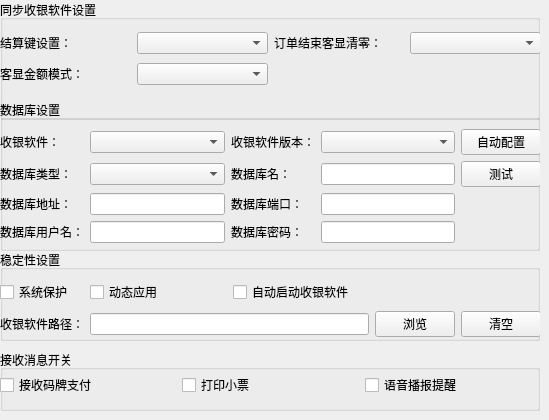
   <widget class="QWidget" name="page_6">
    <widget class="QGroupBox" name="groupBox_14">
     <property name="geometry">
      <rect>
       <x>0</x>
       <y>0</y>
       <width>540</width>
       <height>120</height>
      </rect>
     </property>
     <property name="title">
      <string>同步收银软件设置</string>
     </property>
     <widget class="QWidget" name="gridLayoutWidget_10">
      <property name="geometry">
       <rect>
        <x>0</x>
        <y>29</y>
        <width>541</width>
        <height>61</height>
       </rect>
      </property>
      <layout class="QGridLayout" name="gridLayout_11">
       <item row="0" column="2">
        <widget class="QLabel" name="label_27">
         <property name="text">
          <string>订单结束客显清零：</string>
         </property>
        </widget>
       </item>
       <item row="0" column="1">
        <widget class="QComboBox" name="comboBox_11"/>
       </item>
       <item row="0" column="0">
        <widget class="QLabel" name="label_26">
         <property name="text">
          <string>结算键设置：</string>
         </property>
        </widget>
       </item>
       <item row="0" column="3">
        <widget class="QComboBox" name="comboBox_12"/>
       </item>
       <item row="1" column="0">
        <widget class="QLabel" name="label_28">
         <property name="text">
          <string>客显金额模式：</string>
         </property>
        </widget>
       </item>
       <item row="1" column="1">
        <widget class="QComboBox" name="comboBox_13"/>
       </item>
      </layout>
     </widget>
    </widget>
    <widget class="QGroupBox" name="groupBox_15">
     <property name="geometry">
      <rect>
       <x>0</x>
       <y>100</y>
       <width>540</width>
       <height>151</height>
      </rect>
     </property>
     <property name="title">
      <string>数据库设置</string>
     </property>
     <widget class="QWidget" name="gridLayoutWidget_11">
      <property name="geometry">
       <rect>
        <x>0</x>
        <y>29</y>
        <width>541</width>
        <height>116</height>
       </rect>
      </property>
      <layout class="QGridLayout" name="gridLayout_12">
       <item row="2" column="3">
        <widget class="QLineEdit" name="lineEdit_13"/>
       </item>
       <item row="0" column="0">
        <widget class="QLabel" name="label_30">
         <property name="text">
          <string>收银软件：</string>
         </property>
        </widget>
       </item>
       <item row="0" column="3">
        <widget class="QComboBox" name="comboBox_15"/>
       </item>
       <item row="2" column="2">
        <widget class="QLabel" name="label_34">
         <property name="text">
          <string>数据库端口：</string>
         </property>
        </widget>
       </item>
       <item row="0" column="1">
        <widget class="QComboBox" name="comboBox_14"/>
       </item>
       <item row="0" column="2">
        <widget class="QLabel" name="label_29">
         <property name="text">
          <string>收银软件版本：</string>
         </property>
        </widget>
       </item>
       <item row="2" column="1">
        <widget class="QLineEdit" name="lineEdit_12"/>
       </item>
       <item row="1" column="3">
        <widget class="QLineEdit" name="lineEdit_14"/>
       </item>
       <item row="2" column="0">
        <widget class="QLabel" name="label_33">
         <property name="text">
          <string>数据库地址：</string>
         </property>
        </widget>
       </item>
       <item row="0" column="4">
        <widget class="QPushButton" name="pushButton_11">
         <property name="text">
          <string>自动配置</string>
         </property>
        </widget>
       </item>
       <item row="1" column="4">
        <widget class="QPushButton" name="pushButton_12">
         <property name="text">
          <string>测试</string>
         </property>
        </widget>
       </item>
       <item row="1" column="0">
        <widget class="QLabel" name="label_31">
         <property name="text">
          <string>数据库类型：</string>
         </property>
        </widget>
       </item>
       <item row="1" column="1">
        <widget class="QComboBox" name="comboBox_16"/>
       </item>
       <item row="1" column="2">
        <widget class="QLabel" name="label_32">
         <property name="text">
          <string>数据库名：</string>
         </property>
        </widget>
       </item>
       <item row="3" column="0">
        <widget class="QLabel" name="label_35">
         <property name="text">
          <string>数据库用户名：</string>
         </property>
        </widget>
       </item>
       <item row="3" column="1">
        <widget class="QLineEdit" name="lineEdit_15"/>
       </item>
       <item row="3" column="2">
        <widget class="QLabel" name="label_36">
         <property name="text">
          <string>数据库密码：</string>
         </property>
        </widget>
       </item>
       <item row="3" column="3">
        <widget class="QLineEdit" name="lineEdit_16"/>
       </item>
      </layout>
     </widget>
    </widget>
    <widget class="QGroupBox" name="groupBox_16">
     <property name="geometry">
      <rect>
       <x>0</x>
       <y>250</y>
       <width>540</width>
       <height>91</height>
      </rect>
     </property>
     <property name="title">
      <string>稳定性设置</string>
     </property>
     <widget class="QWidget" name="gridLayoutWidget_12">
      <property name="geometry">
       <rect>
        <x>0</x>
        <y>29</y>
        <width>541</width>
        <height>61</height>
       </rect>
      </property>
      <layout class="QGridLayout" name="gridLayout_13">
       <item row="1" column="0">
        <widget class="QLabel" name="label_39">
         <property name="text">
          <string>收银软件路径：</string>
         </property>
        </widget>
       </item>
       <item row="0" column="0">
        <widget class="QCheckBox" name="checkBox_7">
         <property name="text">
          <string>系统保护</string>
         </property>
        </widget>
       </item>
       <item row="1" column="1">
        <widget class="QLineEdit" name="lineEdit_17"/>
       </item>
       <item row="1" column="2">
        <widget class="QPushButton" name="pushButton_13">
         <property name="text">
          <string>浏览</string>
         </property>
        </widget>
       </item>
       <item row="1" column="3">
        <widget class="QPushButton" name="pushButton_14">
         <property name="text">
          <string>清空</string>
         </property>
        </widget>
       </item>
       <item row="0" column="1">
        <layout class="QGridLayout" name="gridLayout_14">
         <item row="0" column="0">
          <widget class="QCheckBox" name="checkBox_8">
           <property name="text">
            <string>动态应用</string>
           </property>
          </widget>
         </item>
         <item row="0" column="1">
          <widget class="QCheckBox" name="checkBox_9">
           <property name="text">
            <string>自动启动收银软件</string>
           </property>
          </widget>
         </item>
        </layout>
       </item>
      </layout>
     </widget>
    </widget>
    <widget class="QGroupBox" name="groupBox_17">
     <property name="geometry">
      <rect>
       <x>0</x>
       <y>350</y>
       <width>540</width>
       <height>61</height>
      </rect>
     </property>
     <property name="title">
      <string>接收消息开关</string>
     </property>
     <widget class="QWidget" name="gridLayoutWidget_14">
      <property name="geometry">
       <rect>
        <x>0</x>
        <y>20</y>
        <width>541</width>
        <height>31</height>
       </rect>
      </property>
      <layout class="QGridLayout" name="gridLayout_15">
       <item row="0" column="0">
        <widget class="QCheckBox" name="checkBox_10">
         <property name="text">
          <string>接收码牌支付</string>
         </property>
        </widget>
       </item>
       <item row="0" column="1">
        <widget class="QCheckBox" name="checkBox_11">
         <property name="text">
          <string>打印小票</string>
         </property>
        </widget>
       </item>
       <item row="0" column="2">
        <widget class="QCheckBox" name="checkBox_12">
         <property name="text">
          <string>语音播报提醒</string>
         </property>
        </widget>
       </item>
      </layout>
     </widget>
    </widget>
   </widget>
